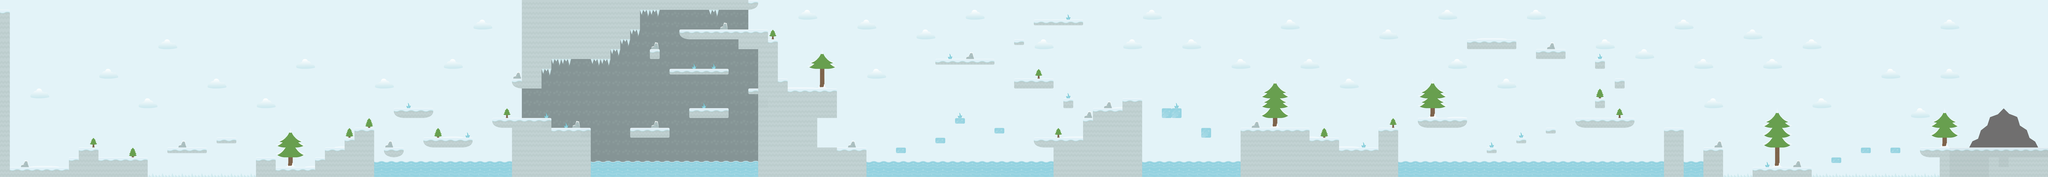

Tiled map render using the project's own tile images. Description and the map definition, with tile-layer contents summarised, below:
An orthogonal 208x18 tile map with 70x70 px tiles, 3 tile layers (Air Background, Decoration Background, Collision) and 103 objects.

<map version="1.0" orientation="orthogonal" renderorder="right-down" width="208" height="18" tilewidth="70" tileheight="70">
 <tileset firstgid="1" name="spritesheet_level1" tilewidth="70" tileheight="70">
  <image source="../images/spritesheet_level1.png" width="700" height="630" />
  <tile id="39">
   <properties>
    <property name="Class" value="Coin" />
    <property name="sheet" value="gold-coin" />
   </properties>
  </tile>
  <tile id="40">
   <properties>
    <property name="Class" value="GroundEnemy" />
    <property name="sheet" value="g_enemy2-lv1" />
   </properties>
  </tile>
  <tile id="41">
   <properties>
    <property name="Class" value="Endgame" />
    <property name="sheet" value="endgame-top" />
   </properties>
  </tile>
  <tile id="42">
   <properties>
    <property name="Class" value="Endgame" />
    <property name="sheet" value="endgame-bottom" />
   </properties>
  </tile>
  <tile id="47">
   <properties>
    <property name="Class" value="GroundEnemy" />
    <property name="sheet" value="g_enemy1-lv1" />
   </properties>
  </tile>
 </tileset>
 <layer name="Air Background" width="208" height="18">
  <properties>
   <property name="boundingBox" value="true" />
   <property name="type" value="0" />
  </properties>
  <data>[3744 cells, 3725 non-empty, 2 distinct tile ids]</data>
 </layer>
 <layer name="Decoration Background" width="208" height="18">
  <properties>
   <property name="type" value="0" />
  </properties>
  <data>[3744 cells, 440 non-empty, 45 distinct tile ids]</data>
 </layer>
 <layer name="Collision" width="208" height="18" opacity="0.97">
  <properties>
   <property name="collision" value="true" />
  </properties>
  <data>[3744 cells, 568 non-empty, 15 distinct tile ids]</data>
 </layer>
 <objectgroup name="Enemies">
  <object gid="48" x="783" y="1121" />
  <object gid="41" x="1357" y="1051" />
  <object gid="48" x="2083" y="1191" />
  <object gid="41" x="2558" y="911" />
  <object gid="48" x="2930" y="771" />
  <object gid="48" x="3697" y="841" />
  <object gid="41" x="4018" y="911" />
  <object gid="41" x="4591" y="911" />
  <object gid="48" x="4944" y="491" />
  <object gid="48" x="5728" y="631" />
  <object gid="41" x="7350" y="561" />
  <object gid="41" x="6894" y="421" />
  <object gid="41" x="8022" y="701" />
  <object gid="48" x="7524" y="981" />
  <object gid="41" x="9054" y="911" />
  <object gid="41" x="9175" y="911" />
  <object gid="48" x="9636" y="1051" />
  <object gid="41" x="10244" y="841" />
  <object gid="41" x="11386" y="841" />
  <object gid="48" x="10997" y="351" />
  <object gid="48" x="11861" y="911" />
  <object gid="41" x="12641" y="1191" />
  <object gid="41" x="5010" y="211" />
  <object gid="40" x="11340" y="700" />
 </objectgroup>
 <objectgroup name="Coins">
  <object gid="40" x="560" y="1050" />
  <object gid="40" x="630" y="1050" />
  <object gid="40" x="7490" y="70" />
  <object gid="40" x="1260" y="980" />
  <object gid="40" x="10570" y="210" />
  <object gid="40" x="10640" y="280" />
  <object gid="40" x="5880" y="1050" />
  <object gid="40" x="1330" y="980" />
  <object gid="40" x="8330" y="770" />
  <object gid="40" x="13440" y="980" />
  <object gid="40" x="12110" y="980" />
  <object gid="40" x="7210" y="210" />
  <object gid="40" x="13230" y="1050" />
  <object gid="40" x="7560" y="140" />
  <object gid="40" x="10500" y="210" />
  <object gid="40" x="7560" y="70" />
  <object gid="40" x="2310" y="1050" />
  <object gid="40" x="10780" y="980" />
  <object gid="40" x="13650" y="1050" />
  <object gid="40" x="11480" y="560" />
  <object gid="40" x="12180" y="980" />
  <object gid="40" x="6790" y="770" />
  <object gid="40" x="13020" y="1120" />
  <object gid="40" x="8260" y="770" />
  <object gid="40" x="9800" y="910" />
  <object gid="40" x="2730" y="1050" />
  <object gid="40" x="10570" y="280" />
  <object gid="40" x="13650" y="910" />
  <object gid="40" x="3080" y="980" />
  <object gid="40" x="7070" y="840" />
  <object gid="40" x="8540" y="910" />
  <object gid="40" x="1610" y="980" />
  <object gid="40" x="4620" y="280" />
  <object gid="40" x="5320" y="560" />
  <object gid="40" x="13440" y="1050" />
  <object gid="40" x="1890" y="1120" />
  <object gid="40" x="5880" y="980" />
  <object gid="40" x="5810" y="910" />
  <object gid="40" x="6650" y="910" />
  <object gid="40" x="1540" y="980" />
  <object gid="40" x="12180" y="1050" />
  <object gid="40" x="7630" y="140" />
  <object gid="40" x="11340" y="420" />
  <object gid="40" x="7490" y="140" />
  <object gid="40" x="10500" y="280" />
  <object gid="40" x="5320" y="630" />
  <object gid="40" x="5880" y="910" />
  <object gid="40" x="4970" y="770" />
  <object gid="40" x="11830" y="770" />
  <object gid="40" x="7630" y="70" />
  <object gid="40" x="2240" y="1120" />
  <object gid="40" x="12110" y="1050" />
  <object gid="40" x="10430" y="280" />
  <object gid="40" x="6370" y="980" />
  <object gid="40" x="3150" y="980" />
  <object gid="40" x="10710" y="280" />
  <object gid="40" x="7350" y="70" />
  <object gid="40" x="13020" y="1050" />
  <object gid="40" x="3220" y="980" />
  <object gid="40" x="11900" y="770" />
  <object gid="40" x="5810" y="1050" />
  <object gid="40" x="9870" y="910" />
  <object gid="40" x="4620" y="350" />
  <object gid="40" x="10570" y="140" />
  <object gid="40" x="13230" y="980" />
  <object gid="40" x="1820" y="1120" />
  <object gid="40" x="5040" y="770" />
  <object gid="40" x="7700" y="840" />
  <object gid="40" x="7420" y="70" />
  <object gid="40" x="7560" y="700" />
  <object gid="40" x="7420" y="140" />
  <object gid="40" x="2800" y="1050" />
  <object gid="40" x="10780" y="910" />
  <object gid="40" x="5810" y="980" />
  <object gid="40" x="10640" y="210" />
  <object gid="40" x="7350" y="140" />
  <object gid="40" x="13650" y="980" />
 </objectgroup>
 <objectgroup name="Endgame">
  <object gid="42" x="14210" y="980" />
  <object gid="43" x="14210" y="1050" />
 </objectgroup>
</map>
